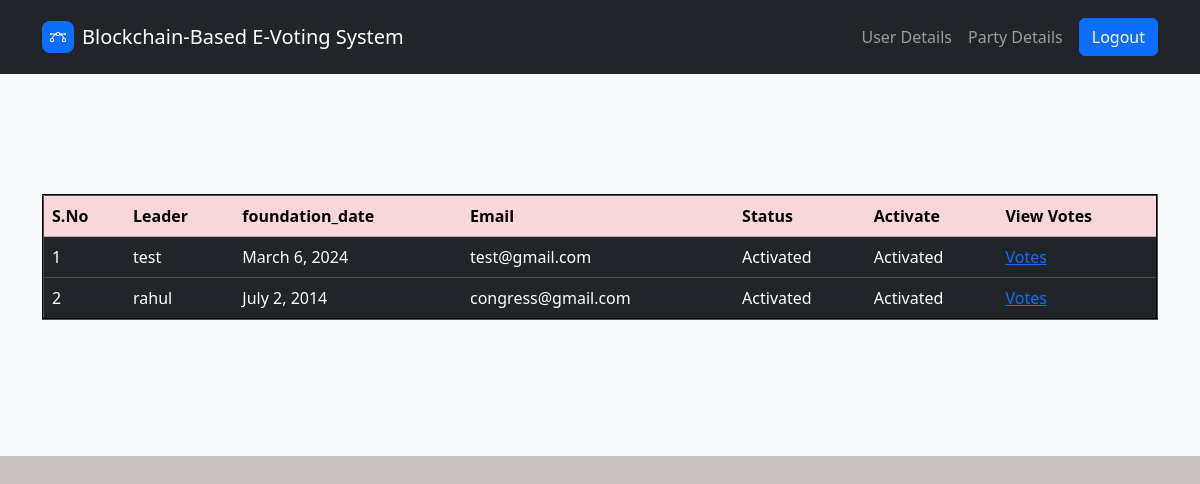
Page /AdminActiveparty/ on the committed database.
### party/models.py (models this page shows)
class Party(models.Model):
    name = models.CharField(max_length=100, unique=True, help_text='Name of the party')
    symbol = models.ImageField(upload_to='party_symbols/', help_text='Email address of the party')
    leader = models.CharField(max_length=100, help_text='Leader of the party')
    foundation_date = models.DateField(help_text='Foundation date of the party')
    email = models.EmailField(max_length=100, blank=True, null=True, help_text='Email address of the party')
    password = models.CharField(max_length=100, blank=True, null=True, help_text='Password of the party')
    status = models.CharField(max_length=100, help_text='Status of the party')
    phone = models.CharField(max_length=100, help_text='Phone number of the party')

### evoting/views.py (the view)
# urls.py: path('AdminActiveparty/', admins_views.AdminActiveparty, name='AdminActiveparty'),
def AdminActiveparty(request):
    uid = request.GET.get('uid')
    Party.objects.filter(id=uid).update(status='Activated')
    data = Party.objects.all()
    return render(request, "admin/adminvoterdetails.html", {'data': data})

### assets/templates/admin/adminvoterdetails.html
{% extends 'admin/adminbase.html' %}
{% load static %}
{% block contents %}
<section class="ftco-section ftco-no-pt ftco-no-pb py-5 bg-light" >
    <div class="container py-4">
        <div class="row d-flex justify-content-center py-5">
            <div class="col-md-12">
                <table border="2px" class="table table-hover table-dark">
                    <thead>
                    <tr class="table-danger">
                        <th scope="col">S.No</th>
                        <th scope="col">Leader</th>
                        <th scope="col">foundation_date</th>
                        <th scope="col">Email</th>
                        <th scope="col">Status</th>
                        <th scope="col">Activate</th>
                        <th scope="col">View Votes</th>
                    </tr>
                    </thead>
                    <tbody>
                    {% for i in data %}
                    <tr scope="row" style="color: BLUE; background-color:#FFFCBB">
                        <td>{{forloop.counter}}</td>
                        <td>{{i.leader}}</td>
                        <td>{{i.foundation_date}}</td>
                        <td>{{i.email}}</td>
                        <td>{{i.status}}</td>
                        {% if i.status == 'waiting' %}
                        <td><a class="btn-link" href="/AdminActiveparty/?uid={{ i.id }}"
                               style="color:rgb(235, 235, 239)">Activate</a></td>
                        {% else %}
                        <td> Activated</td>
                        {% endif %}
                        <td><a class="btn-link" href="/adminviewvotes/?uid={{ i.leader }}">Votes</a></td>
                    </tr>
                    {% endfor %}
                    </tbody>
                </table>
            </div>
        </div>
    </div>
</section>
{% endblock %}

### rows in the picture
Party: leader "test", foundation_date "March 6, 2024", email "test@gmail.com", status "Activated"
Party: leader "rahul", foundation_date "July 2, 2014", email "congress@gmail.com", status "Activated"
